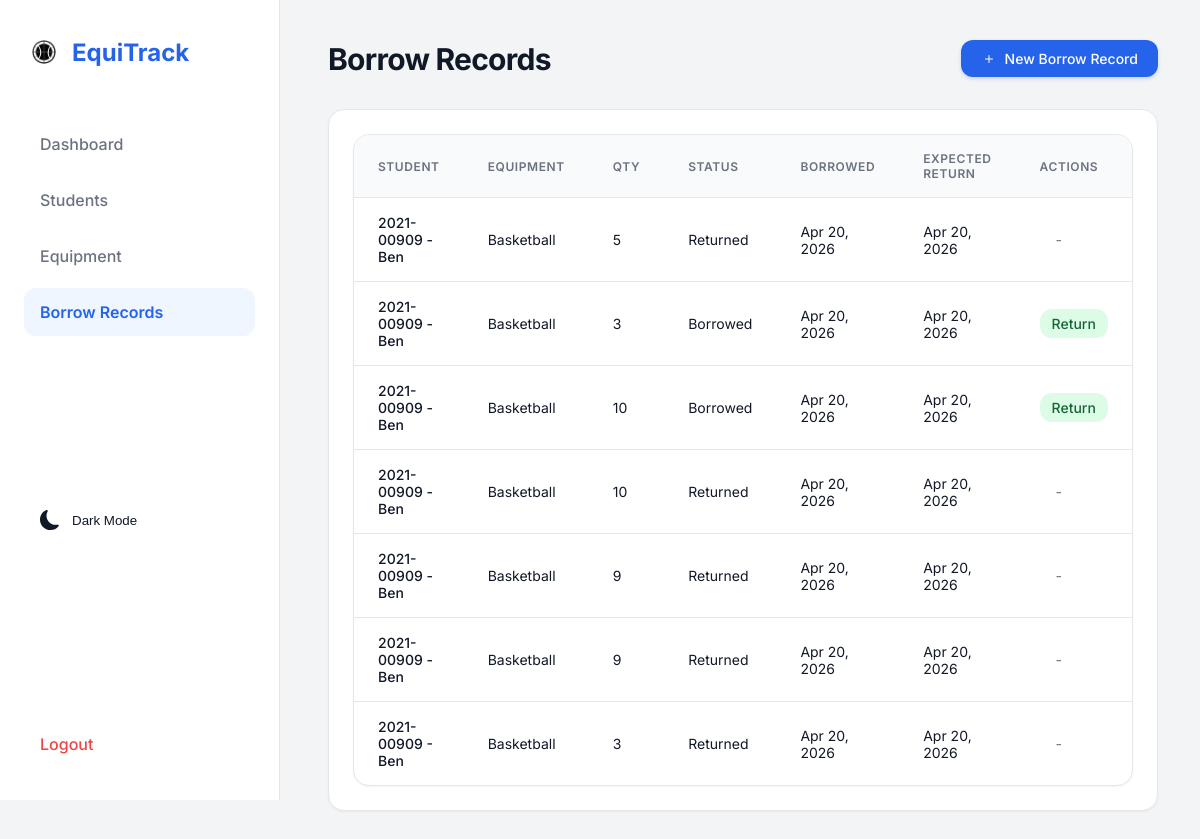
The page /borrow-records/ (signed in) on the database as committed earlier.
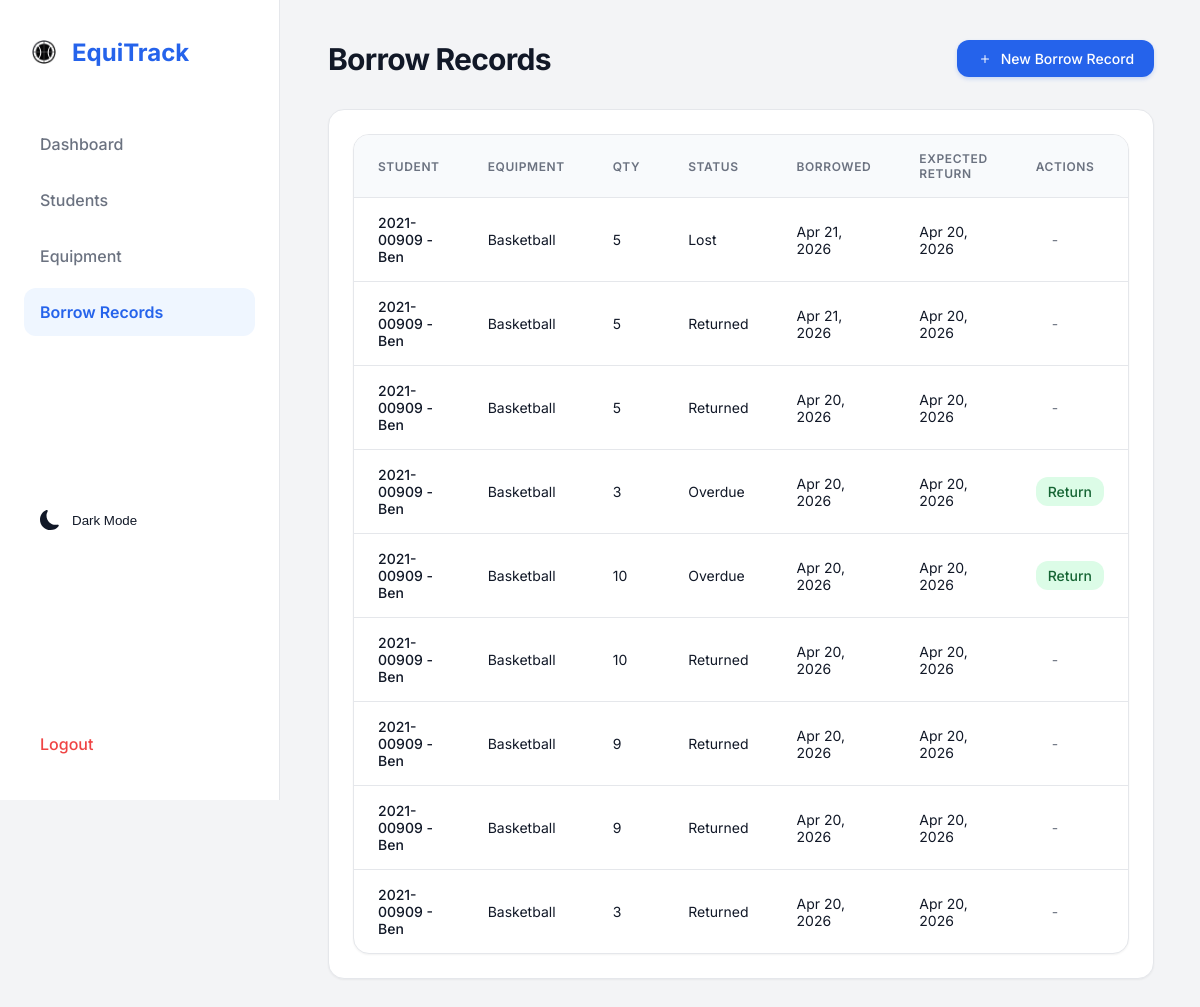
The same page on the database as committed later.
### equipment_app/models.py (models this page shows, shortened)
class BorrowRecord(models.Model):
    STATUS_CHOICES = [
    ('Borrowed', 'Borrowed'),
    ('Returned', 'Returned'),
    ('Overdue', 'Overdue'),
    ('Lost', 'Lost'),
]
    student = models.ForeignKey(Student, on_delete=models.CASCADE)
    equipment = models.ForeignKey(Equipment, on_delete=models.CASCADE)
    quantity = models.IntegerField()
    date_borrowed = models.DateTimeField(auto_now_add=True)
    expected_return = models.DateField()
    date_returned = models.DateField(null=True, blank=True)
    status = models.CharField(max_length=10, choices=STATUS_CHOICES, default='Borrowed')

class Student(models.Model):
    student_id = models.CharField(max_length=20, unique=True)
    name = models.CharField(max_length=100)
    course = models.CharField(max_length=100)
    year_level = models.IntegerField()
    def __str__(self):
        return f"{self.student_id} - {self.name}"

class Equipment(models.Model):
    name = models.CharField(max_length=100)
    total_quantity = models.IntegerField()
    available_quantity = models.IntegerField()
    def __str__(self):
        return self.name

### equipment_app/views.py (the view)
# urls.py: path('borrow-records/', borrow_records_page, name='borrow_records'),
@login_required(login_url='/')
def borrow_records_page(request):
    records = BorrowRecord.objects.all().order_by('-date_borrowed')
    return render(request, 'equipment_app/borrow_records.html', {'records': records})

### equipment_app/templates/equipment_app/borrow_records.html
{% extends 'equipment_app/base.html' %}
{% block content %}
<div class="page-header">
    <h1 class="page-title">Borrow Records</h1>
    <a href="/borrow-records/add/" class="btn btn-primary">
        <svg xmlns="http://www.w3.org/2000/svg" width="16" height="16" fill="currentColor" viewBox="0 0 16 16" style="margin-right: 8px;">
          <path d="M8 4a.5.5 0 0 1 .5.5v3h3a.5.5 0 0 1 0 1h-3v3a.5.5 0 0 1-1 0v-3h-3a.5.5 0 0 1 0-1h3v-3A.5.5 0 0 1 8 4z"/>
        </svg>
        New Borrow Record
    </a>
</div>
<div class="card">
    <div class="table-container">
        <table>
            <thead>
                <tr>
                    <th>Student</th>
                    <th>Equipment</th>
                    <th>Qty</th>
                    <th>Status</th>
                    <th>Borrowed</th>
                    <th>Expected Return</th>
                    <th>Actions</th>
                </tr>
            </thead>
            <tbody>
                {% for record in records %}
                <tr>
                    <td style="font-weight: 500;">{{ record.student }}</td>
                    <td>{{ record.equipment }}</td>
                    <td>{{ record.quantity }}</td>
                    <td>
                        <span class="badge
                            {% if record.status == 'Borrowed' %}badge-info
                            {% elif record.status == 'Returned' %}badge-success
                            {% elif record.status == 'Overdue' %}badge-danger
                            {% else %}badge-warning{% endif %}">
                            {{ record.status }}
                        </span>
                    </td>
                    <td>{{ record.date_borrowed|date:"M d, Y" }}</td>
                    <td>{{ record.expected_return|date:"M d, Y" }}</td>
                    <td>
                        {% if record.status == 'Borrowed' or record.status == 'Overdue' %}
                            <a href="/borrow-records/return/{{ record.id }}/"
                               class="btn" style="background-color: #dcfce7; color: #166534; padding: 0.375rem 0.75rem;"
                               onclick="return confirm('Mark as returned?');">
                               Return
                            </a>
                        {% else %}
                            <span style="color: var(--text-muted); padding-left: 1rem;">-</span>
                        {% endif %}
                    </td>
                </tr>
                {% empty %}
                <tr>
                    <td colspan="7" style="text-align: center; color: var(--text-muted); padding: 2rem;">No borrow records found.</td>
                </tr>
                {% endfor %}
            </tbody>
        </table>
    </div>
</div>
{% endblock %}

Rows that differ between the two databases and show on the page:
added BorrowRecord: student "2021-00909 - Ben", equipment "Basketball", quantity "5", status "Lost", date_borrowed "Apr 21, 2026", expected_return "Apr 20, 2026"
added BorrowRecord: student "2021-00909 - Ben", equipment "Basketball", quantity "5", status "Returned", date_borrowed "Apr 21, 2026", expected_return "Apr 20, 2026"
changed BorrowRecord (number 4 of 9 on the later page): status "Borrowed" → "Overdue"
changed BorrowRecord (number 5 of 9 on the later page): status "Borrowed" → "Overdue"
